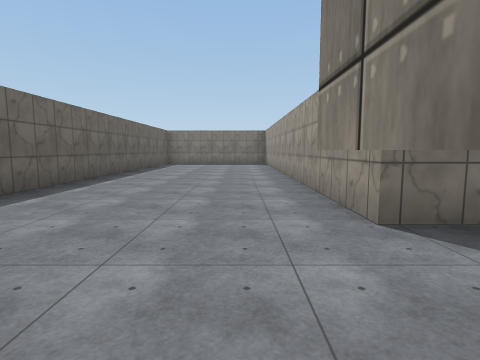
view 1 (above)

19 first-person views from a walk through a Unity game level. The camera is 1.5 m above the floor, tilts 6° down and sees 80° across. The floor is counted in squares, 2.4 m on a side. Each view is taken from the middle of a square. On the plan, view 1 faces up. The plan holds only what a view shows up to about 9 squares ahead; the rest is blank. The player is left out. Surface patterns are stand-ins for the level's own textures.

view 2
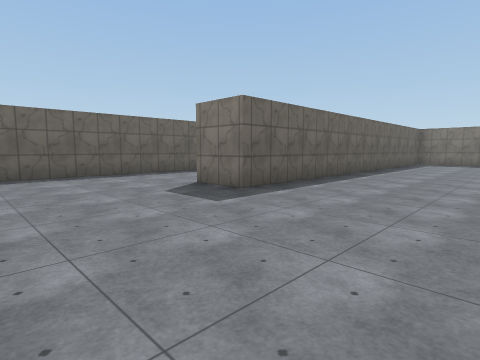

view 3
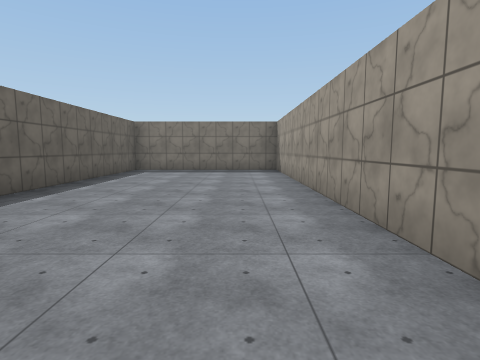

view 4
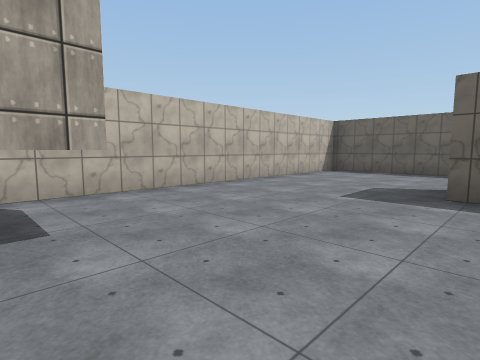

view 5
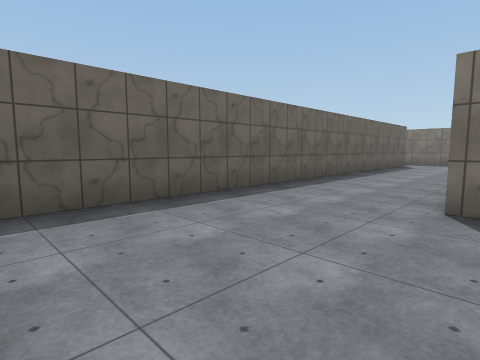

view 6
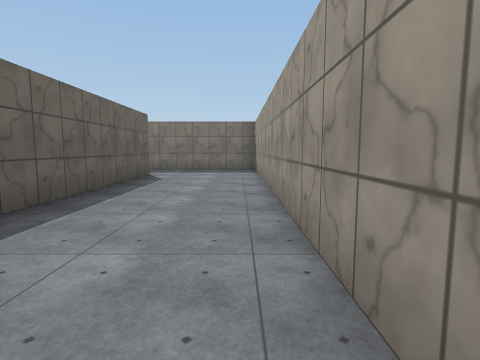

view 7
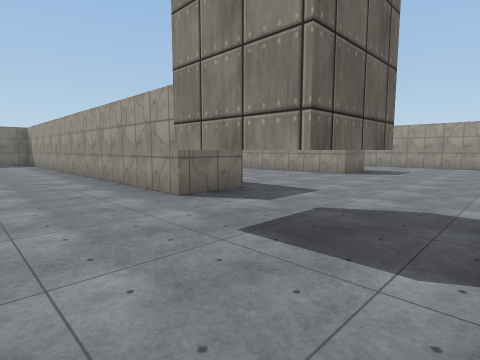

view 8
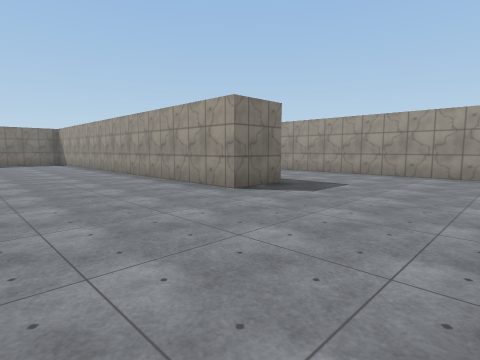

view 9
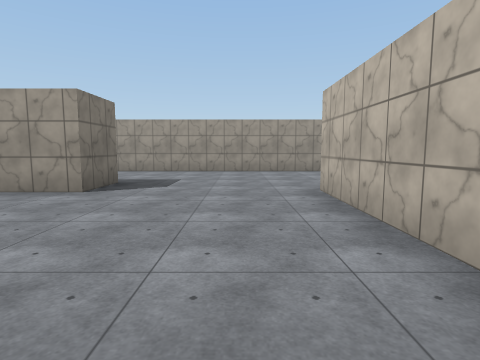

view 10
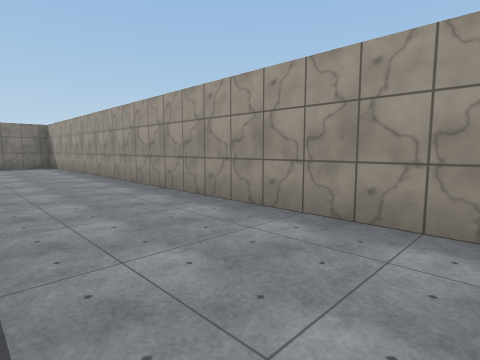

view 11
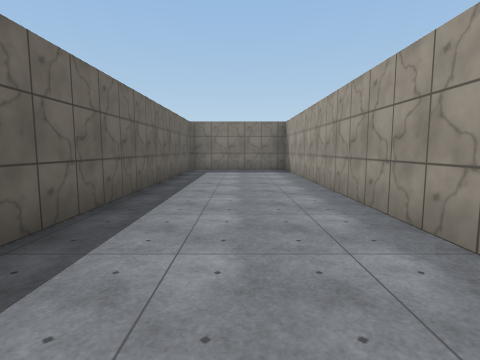

view 12
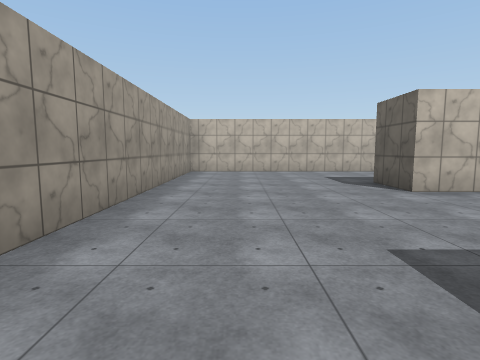

view 13
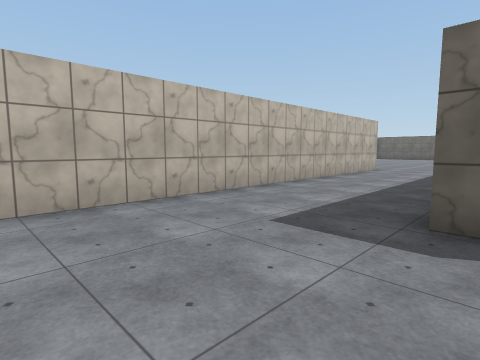

view 14
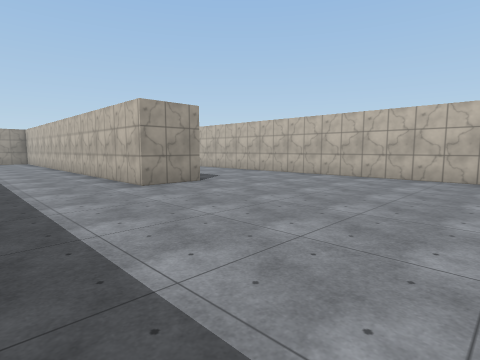

view 15
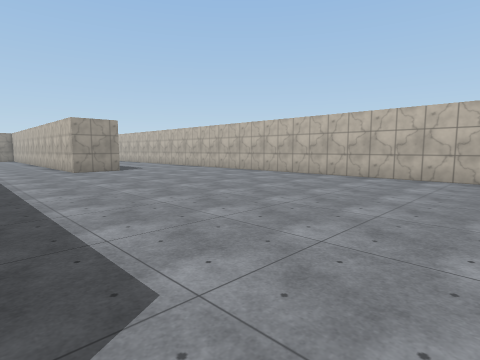

view 16
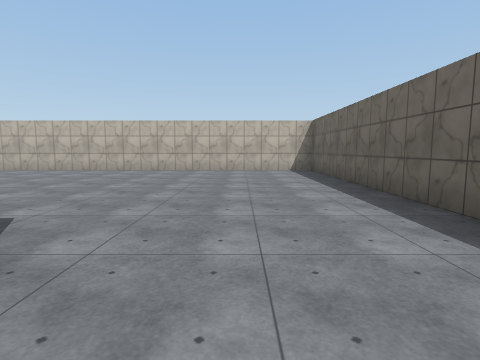

view 17
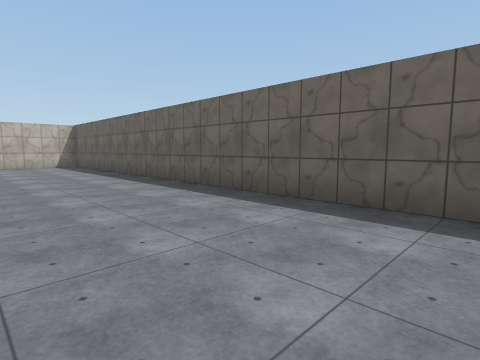

view 18
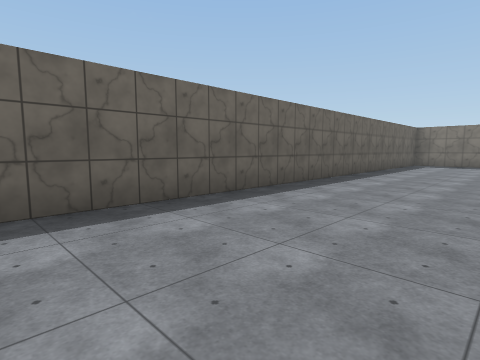

view 19
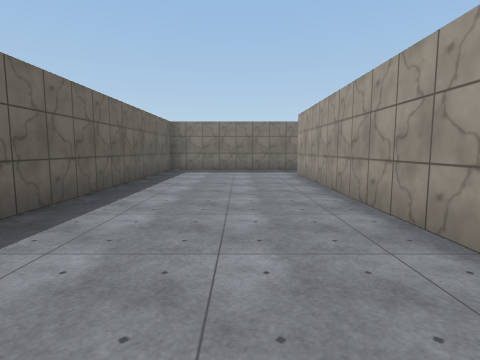

### Floor plan
Points are (right, up) in squares from view 1. A wall is a line through its corners. A room is listed if a view was taken in it or the views show most of it. See-through windows are left out.
Room 1 (views 1, 2, 3, 4, 5, 6, 7)
walls: (-4.5, 4.5) (-4.5, 13) (-7.4, 13); (1.2, 2.3) (1.2, 13) (-3.3, 13) (-3.3, 2.3) (-4.6, 2.3); (0.3, -0.2) (0.3, 1) (0.9, 1); (-7.3, 11.2) (-7.3, -1.2) (0.8, -1.2)
ways out: opening at (-8, 12) to room 2; opening at (1, -1) to room 2; opening at (2, 2) to room 2
Room 2 (views 8, 9, 10, 11, 12, 13, 14, 15, 16, 17, 18, 19)
walls: (1.6, -0.2) (0.3, -0.2); (3.4, -1.2) (6.4, -1.2) (6.4, -2.5); (2.5, 2.3) (1.2, 2.3); (-0.3, -6.6) (-0.3, -5.3) (10.4, -5.3) (10.4, 13) (7.5, 13) (7.5, 5.8); (7.5, 2.3) (6.2, 2.3) (6.2, 8.6); (-8.5, 5.6) (-8.5, 11.2); (-7.4, 13) (-12.1, 13) (-12.1, -9.7) (1.1, -9.7)
ways out: opening at (-8, 12) to room 1; opening at (1, -1) to room 1; opening at (2, 2) to room 1

Where each view was taken, in squares from view 1:
view 1: 0 up, 0 right, facing up
view 2: 1 down, 0 right, facing up-left
view 3: 4 up, 0 right, facing up
view 4: 3 up, 1 right, facing down-left
view 5: 1 down, 4 left, facing up-left
view 6: 4 up, 5 left, facing up
view 7: 1 down, 1 left, facing up-right
view 8: 1 down, 3 right, facing up-right
view 9: 0 up, 2 right, facing right
view 10: 1 up, 8 right, facing up-right
view 11: 4 up, 9 right, facing up
view 12: 3 up, 9 right, facing down
view 13: 2 down, 9 right, facing down-left
view 14: 3 down, 5 left, facing down-right
view 15: 3 down, 9 left, facing down-right
view 16: 1 down, 10 left, facing down
view 17: 2 up, 9 left, facing down-left
view 18: 0 up, 9 left, facing up-left
view 19: 4 up, 10 left, facing up
